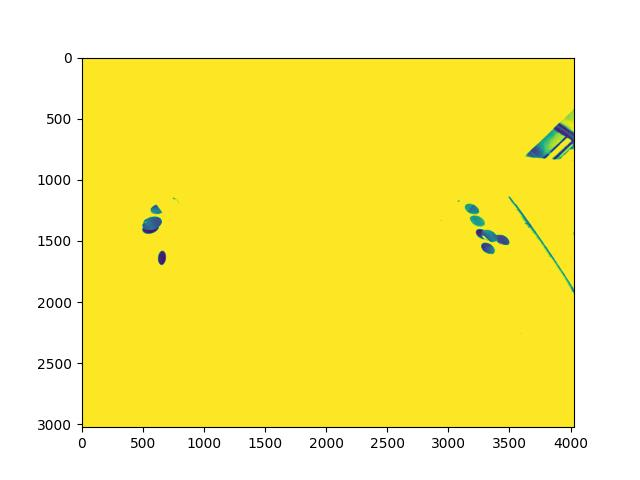
#> input picture test.jpg, 640 x 480 px, given in place of noidea.jpg, which was not available
$ jupyter execute --allow-errors Image_Processing_Fundamentals.ipynb   (shell and % lines are left out)   (text cells are left out)
#> lines starting #> are read from the running program, lines starting #| are printed output that depends on the picture; after the words box and inside, x2 and y2 are one past the last pixel; in counts of white or black regions, pixels touching at a corner belong together; pictures that were not available may be replaced by others from this repository, and a replacement may not be noted
#> the sliders are set to angle_val = 10
#> in rotate_img, img is the input picture: shape (480, 640, 3); mean B, G, R 124.2, 236.6, 249.2
#> in rotate_img, `out_img = cv2.warpAffine(img,rotateMat,(cols,rows))`:
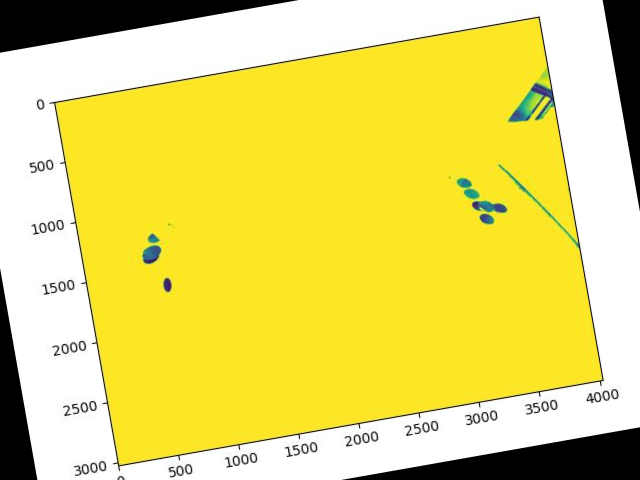
#> out_img: shape (480, 640, 3); mean B, G, R 104.6, 216.9, 229.5
[cell 1]
import numpy as np

#fn.take_photo()

#> (the rest of this cell did not finish here and is left out)

[cell 2]
from google.colab import drive
drive.mount('/content/gdrive')

[cell 3]
# import dependencies
import os
import sys

import numpy as np
import matplotlib.pyplot as plt

import cv2

import ipywidgets as widgets
from ipywidgets import interact, interact_manual

from IPython.display import display, Javascript, Image

from google.colab.output import eval_js
from base64 import b64decode, b64encode
import PIL
import io
import html
import time

#Get Python and OpenCV Version

print('OpenCV-Python Lib Version:', cv2.__version__)
print('Python Version:',sys.version)

# Download the test image

# Download other Sample Images

#> (a cell that did not finish here is left out)

[cell 5]
path_to_img = 'noidea.jpg'

hori_line_mat = np.float32([[-1,-1,-1],
                            [2,2,2],
                            [-1,-1,-1]])

verti_line_mat = np.float32([[-1,2,-1],
                            [-1,2,-1],
                            [-1,2,-1]])
def lineDetector(path_to_img,kernel):
#> called with path_to_img = 'noidea.jpg', kernel = array of shape (3, 3)
    img = cv2.imread(path_to_img)
    img_out = cv2.filter2D(img,-1,kernel)
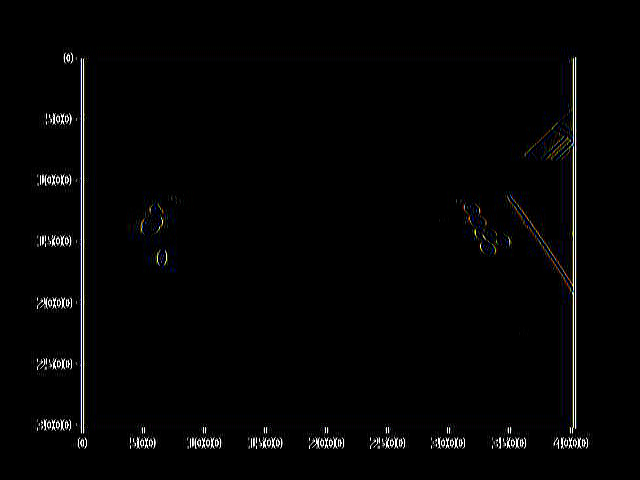
#> img_out: shape (480, 640, 3); mean B, G, R 4.1, 4, 4
    plt.figure(figsize=(20,10))
#> (this line was passed over: IPython is not available in this run)
    plt.subplot(121),plt.imshow(cv2.cvtColor(img,cv2.COLOR_BGR2RGB)),plt.title('Input',color='c')
    plt.subplot(122),plt.imshow(cv2.cvtColor(img_out,cv2.COLOR_BGR2RGB)),plt.title('Transformed',color='c')
    plt.show()
    return
lineDetector(path_to_img,verti_line_mat)
#> (the call stopped at in lineDetector, `plt.subplot(121),plt.imshow(cv2.cvtColor(img,cv2.COLOR_BGR2RGB)),plt.t..`: IPython is not available in this run)

[cell 6]
path_to_img = 'noidea.jpg'
algo_edgedetect = ['sobel', 'prewitt','canny','roberts','scharr']
def edgeDetector(path_to_img,algo_edgedetect=None):
#> called with path_to_img = 'noidea.jpg', algo_edgedetect = 'scharr'
    img = cv2.imread(path_to_img)
    if algo_edgedetect == 'canny':
        img_edge = cv2.Canny(img,100,200)
    if algo_edgedetect == 'sobel':
        img_edge = cv2.Sobel(img,-1,1,0,ksize=-1)
    if algo_edgedetect == 'prewitt':
        prewitt_kernel_h = np.array([[1,1,1],
                                    [0,0,0],
                                    [-1,-1,-1]])
        prewitt_kernel_v = np.array([[-1,0,1],
                                    [-1,0,1],
                                    [-1,0,1]])
        prewitt_h = cv2.filter2D(img,-1,prewitt_kernel_h)
        prewitt_v = cv2.filter2D(img,-1,prewitt_kernel_v)
        img_edge = prewitt_h + prewitt_v
    if algo_edgedetect == 'roberts':
        roberts_kernel_h = np.array([[-1,0],[0,1]])
        roberts_kernel_v = np.array([[0,-1],[1,0]])
        roberts_h_ele = cv2.filter2D(img,-1,roberts_kernel_h)
        roberts_v_ele = cv2.filter2D(img,-1,roberts_kernel_v)
        img_edge = roberts_h_ele + roberts_v_ele
    if algo_edgedetect == 'scharr':
        # img_gaussian = cv2.GaussianBlur(img,(3,3),5)
        # img_edge = cv2.Laplacian(img_gaussian,-1)
        img_edge = cv2.Scharr(img,-1,1,0)
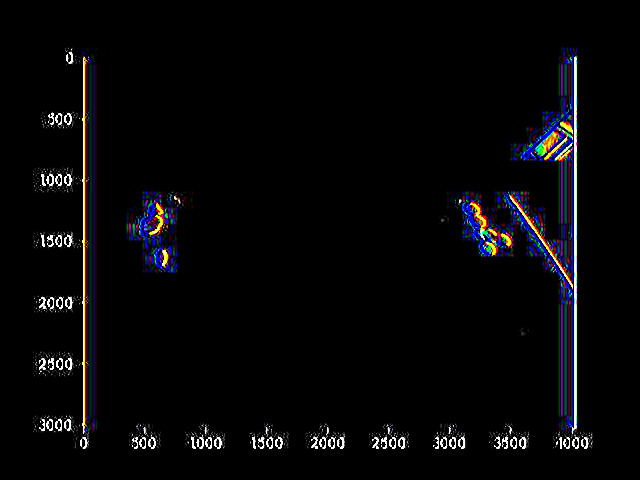
#> img_edge: shape (480, 640, 3); mean B, G, R 7.7, 6.4, 6.7
    # print(img_edge.dtype0
    plt.figure(figsize=(20,10))
#> (this line was passed over: IPython is not available in this run)
    plt.subplot(121),plt.imshow(cv2.cvtColor(img,cv2.COLOR_BGR2RGB)),plt.title('Input',color='c')
    plt.subplot(122),plt.imshow(cv2.cvtColor(img_edge,cv2.COLOR_BGR2RGB)),plt.title('Output',color='c')
    plt.show()
    return
edgeDetector(path_to_img,algo_edgedetect='scharr')
#> (the call stopped at in edgeDetector, `plt.subplot(121),plt.imshow(cv2.cvtColor(img,cv2.COLOR_BGR2RGB)),plt.t..`: IPython is not available in this run)

[cell 7]
# Line Detection
def houghLineDetector(path_to_img):
    img = cv2.imread(path_to_img)
    img_edge = cv2.Canny(img,80,200)
    lines = cv2.HoughLinesP(img_edge,5,np.pi/180,20,minLineLength=50,maxLineGap=10)
    for line in lines:
        x1,y1,x2,y2 = line[0]
        cv2.line(img,(x1,y1),(x2,y2),(255,0,0),2)
    plt.figure(figsize=(20,10))
    plt.subplot(121),plt.imshow(cv2.cvtColor(img_edge,cv2.COLOR_BGR2RGB)),plt.title('Input',color='c')
    plt.subplot(122),plt.imshow(cv2.cvtColor(img,cv2.COLOR_BGR2RGB)),plt.title('Output',color='c')
    plt.show()
    return

def houghCircleDetector(path_to_img):
#> called with path_to_img = 'indian_coins.jpg'
    img = cv2.imread(path_to_img)
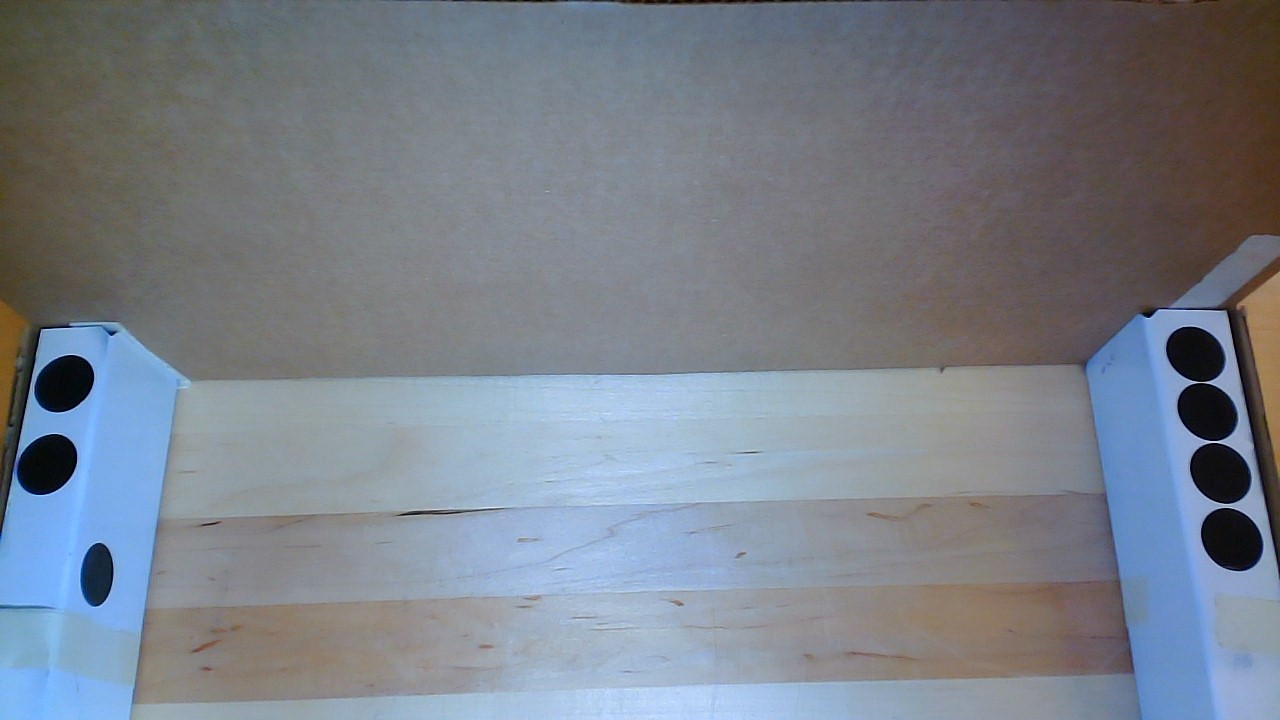
#> input picture Training Images/White/White_1.jpg, 1280 x 720 px, given in place of indian_coins.jpg, which was not available
#> img is the input picture: shape (720, 1280, 3); mean B, G, R 138.3, 128, 121
    img = cv2.medianBlur(img,3)
    img_edge = cv2.Canny(img,100,200)
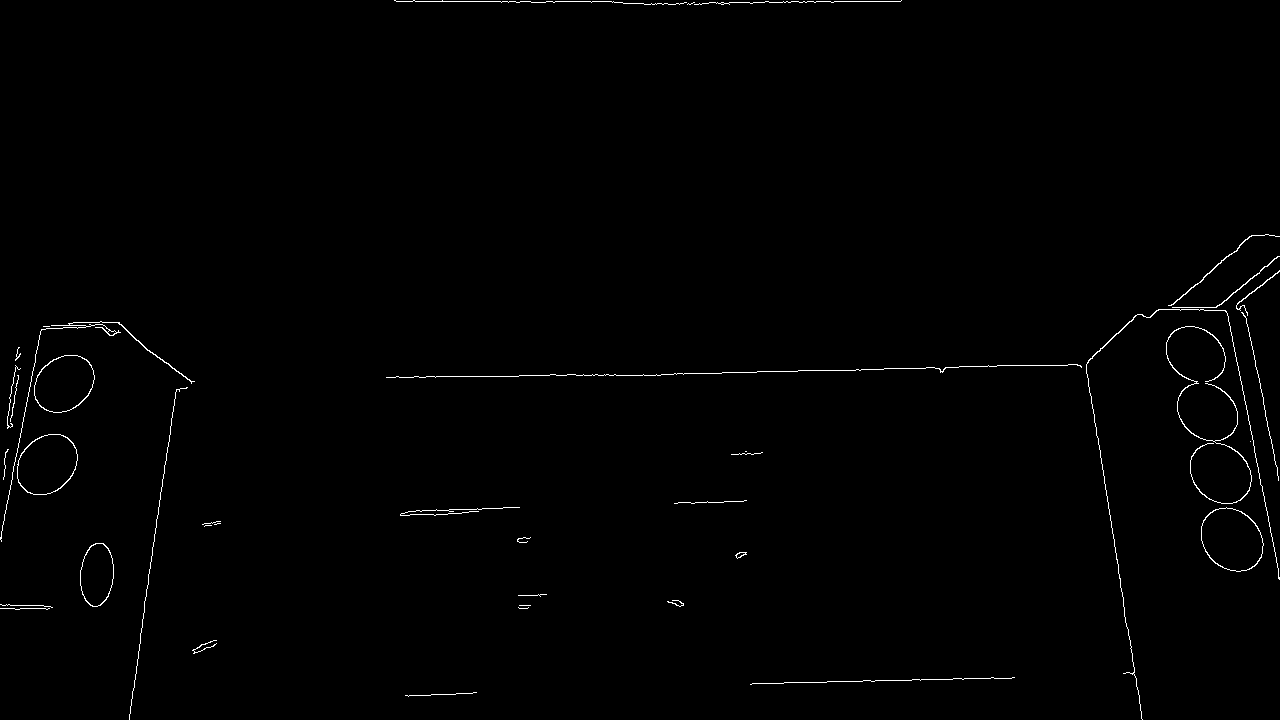
#> img_edge: shape (720, 1280); 0.68% white in thin lines or dots

    circles = cv2.HoughCircles(img_edge,cv2.HOUGH_GRADIENT,1,minDist=20,param1=200,param2=70)
#> circles = None
    circles = np.uint16(np.around(circles))
    for val in circles[0,:]:
        cv2.circle(img,(val[0],val[1]),val[2],(255,0,0),2)

    plt.figure(figsize=(20,10))
    plt.subplot(121),plt.imshow(cv2.cvtColor(img_edge,cv2.COLOR_BGR2RGB)),plt.title('Input',color='c')
    plt.subplot(122),plt.imshow(cv2.cvtColor(img,cv2.COLOR_BGR2RGB)),plt.title('Result',color='c')
    plt.show()
    return

path_to_img = 'indian_coins.jpg'

#houghLineDetector(path_to_img)
#> (the rest of this cell did not finish here and is left out)

[cell 8]
#HSV Based
def detectColorObjects(path_to_img,find_color=None):
#> called with path_to_img = 'noidea.jpg', find_color = 'red'
    img =cv2.imread(path_to_img)
    img_hsv = cv2.cvtColor(img,cv2.COLOR_BGR2HSV)
#> img_hsv: shape (480, 640, 3); mean H, S, V 19.1, 129.2, 249.8
    if find_color == 'red':
        Red1Lower = np.array([0,90,100])
        Red1Upper = np.array([10,255,255])
        #(170-180)
        Red2Lower = np.array([170,90,100])
        Red2Upper = np.array([180,255,255])
        img_mask1 = cv2.inRange(img_hsv,Red1Lower,Red1Upper)
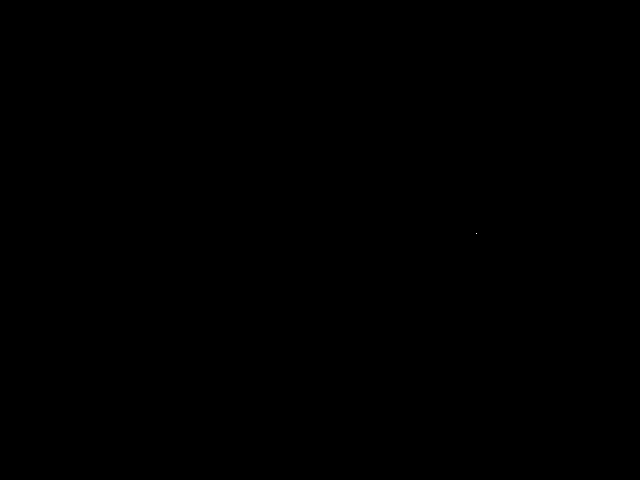
#> img_mask1: shape (480, 640); 0% white in thin lines or dots, all inside (x1, y1, x2, y2) = (476, 233, 477, 234)
        img_mask2 = cv2.inRange(img_hsv,Red2Lower,Red2Upper)
#> img_mask2: shape (480, 640); every value is 0
        img_mask = img_mask1+img_mask2
        masked_out = cv2.bitwise_and(img,img,mask=img_mask)
    if find_color == 'green':
        GreenLower = np.array([40,100,100])
        GreenUpper = np.array([80,255,255])
        img_mask = cv2.inRange(img_hsv,GreenLower,GreenUpper)
        masked_out = cv2.bitwise_and(img,img,mask=img_mask)
    return img,img_mask


def markDetectdObjects(og_img,masked_img):
    # Find Blue Contours
    (contours,_)=cv2.findContours(masked_img,cv2.RETR_TREE,cv2.CHAIN_APPROX_SIMPLE)
#> contours = [[[476, 233]]]
    FinImg = og_img.copy()
    for pic, contour in enumerate(contours):
        area = cv2.contourArea(contour)
        if(area):
            x,y,w,h = cv2.boundingRect(contour)
            # FinImg = cv2.rectangle(og_img,(x,y),(x+w,y+h),(0,0,255),2)
            cv2.putText(FinImg,"*",(int(x+w/2),int(y+h/2)),cv2.FONT_HERSHEY_SIMPLEX,0.7,(255,0,0))
#> this loop made 1 pass
#> (pic, contour, area) on pass 1: (0, [[476, 233]], 0)
            # BaseCord = np.array([x+h+round(w/2), y+h+round(w/2)])
    plt.figure(figsize=(20,10))
#> (this line was passed over: IPython is not available in this run)
    plt.subplot(131),plt.imshow(cv2.cvtColor(og_img,cv2.COLOR_BGR2RGB)),plt.title('Input',color='c')
    plt.subplot(132),plt.imshow(cv2.cvtColor(masked_img,cv2.COLOR_BGR2RGB)),plt.title('Result',color='c')
    plt.subplot(133),plt.imshow(cv2.cvtColor(FinImg,cv2.COLOR_BGR2RGB)),plt.title('Result',color='c')
    plt.show()
    return

path_to_img = 'noidea.jpg'
img,maskedImg =detectColorObjects(path_to_img,find_color='red')
markDetectdObjects(img,maskedImg)
#> (the call stopped at in markDetectdObjects, `plt.subplot(131),plt.imshow(cv2.cvtColor(og_img,cv2.COLOR_BGR2RGB)),pl..`: IPython is not available in this run)
